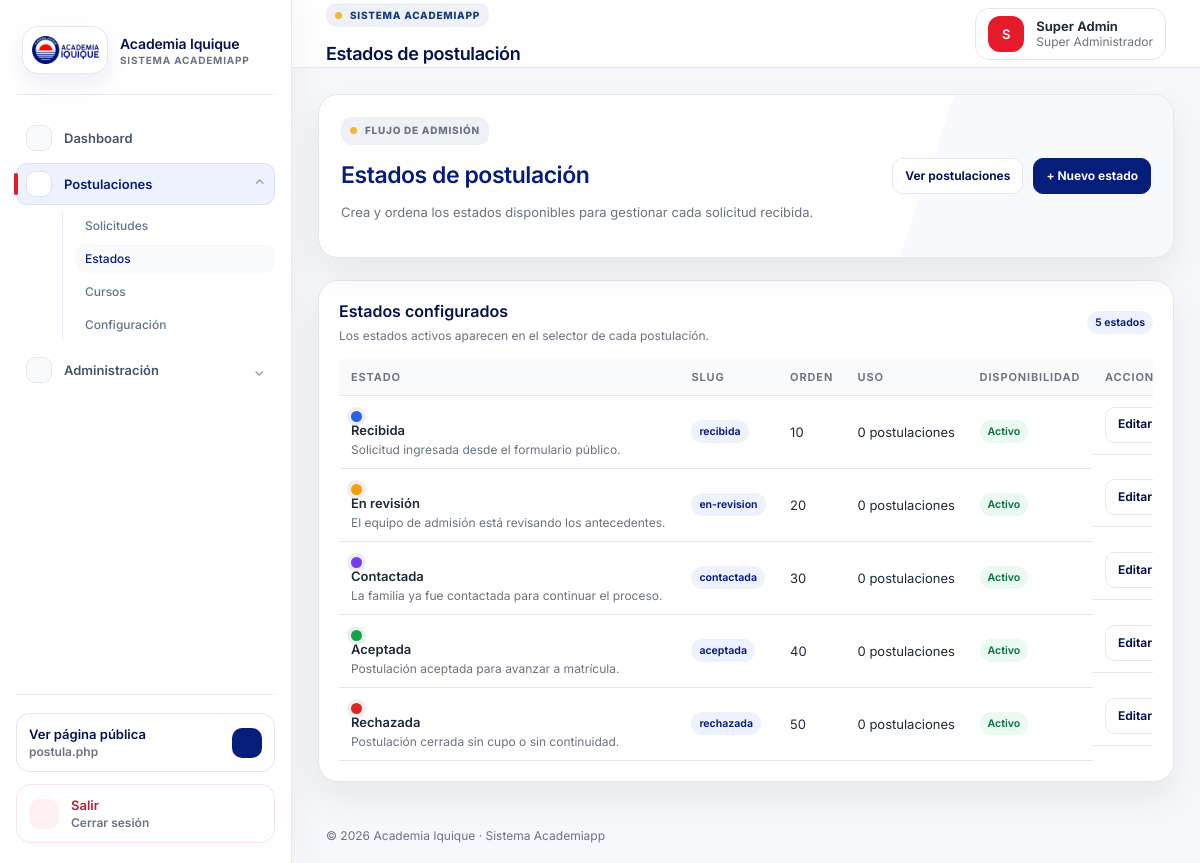
Page /admission-statuses (signed in) on the committed database.
### tables this page shows
CREATE TABLE users (
  id BIGINT UNSIGNED AUTO_INCREMENT PRIMARY KEY,
  name VARCHAR(150) NOT NULL,
  email VARCHAR(180) NOT NULL UNIQUE,
  password VARCHAR(255) NOT NULL,
  role_id BIGINT UNSIGNED NOT NULL,
  status ENUM('active','inactive') NOT NULL DEFAULT 'active',
  last_login_at TIMESTAMP NULL,
  created_at TIMESTAMP NULL DEFAULT CURRENT_TIMESTAMP,
  updated_at TIMESTAMP NULL DEFAULT CURRENT_TIMESTAMP ON UPDATE CURRENT_TIMESTAMP,
  CONSTRAINT fk_users_role FOREIGN KEY (role_id) REFERENCES roles(id)
);

CREATE TABLE roles (
  id BIGINT UNSIGNED AUTO_INCREMENT PRIMARY KEY,
  name VARCHAR(100) NOT NULL,
  slug VARCHAR(120) NOT NULL UNIQUE,
  description TEXT NULL,
  created_at TIMESTAMP NULL DEFAULT CURRENT_TIMESTAMP,
  updated_at TIMESTAMP NULL DEFAULT CURRENT_TIMESTAMP ON UPDATE CURRENT_TIMESTAMP
);

CREATE TABLE admission_statuses (
  id BIGINT UNSIGNED AUTO_INCREMENT PRIMARY KEY,
  name VARCHAR(100) NOT NULL,
  slug VARCHAR(120) NOT NULL UNIQUE,
  color VARCHAR(7) NOT NULL DEFAULT '#071D7A',
  description TEXT NULL,
  sort_order INT UNSIGNED NOT NULL DEFAULT 0,
  is_active TINYINT(1) NOT NULL DEFAULT 1,
  created_at TIMESTAMP NULL DEFAULT CURRENT_TIMESTAMP,
  updated_at TIMESTAMP NULL DEFAULT CURRENT_TIMESTAMP ON UPDATE CURRENT_TIMESTAMP
);

### core/Controller.php (called while the page is built, shortened)
<?php
abstract class Controller
{
    protected function view(string $view, array $data = [], ?string $layout = 'layouts/app'): void
    {
        extract($data, EXTR_SKIP);
        $layoutFile = App::root('app/Views/' . $layout . '.php');
        require $layoutFile;
    }
}

### app/Controllers/AdmissionStatusController.php (called while the page is built, shortened)
<?php
final class AdmissionStatusController extends Controller
{
    public function index(): void
    {
        Middleware::permission('configurar_postulaciones');
        $this->view('admission_statuses/index', [
            'title' => 'Estados de postulación',
            'statuses' => (new AdmissionStatus())->all(),
        ]);
    }
}

### core/App.php (called while the page is built, shortened)
<?php
final class App
{
    private static string $root;
    private static array $config = [];
    private static string $basePath = '';
    public static function boot(string $root): void
    {
        self::$root = rtrim($root, '/');
        self::$config['app'] = require self::$root . '/config/app.php';
        date_default_timezone_set(self::$config['app']['timezone']);
        self::$basePath = self::detectBasePath();
        $router = new Router();
        $router->dispatch($_SERVER['REQUEST_METHOD'], self::requestPath());
    }
    public static function url(string $path = ''): string
    {
        $path = '/' . ltrim($path, '/');
        return (self::$basePath ?: '') . ($path === '/' ? '/' : $path);
    }
    private static function requestPath(): string
    {
        $path = parse_url($_SERVER['REQUEST_URI'] ?? '/', PHP_URL_PATH) ?: '/';
        return '/' . ltrim($path, '/');
    }
    private static function detectBasePath(): string
    {
        $script = str_replace('\\', '/', $_SERVER['SCRIPT_NAME'] ?? '');
        $base = rtrim(str_replace('\\', '/', dirname($script)), '/');
        return $base === '/' || $base === '.' ? '' : $base;
    }
    public static function autoload(string $class): void
    {
        foreach (['/core/', '/app/Controllers/', '/app/Models/', '/app/Services/'] as $path) {
            $file = self::$root . $path . $class . '.php';
            if (is_file($file)) {
                return;
            }
        }
    }
    public static function root(string $path = ''): string
    {
        return self::$root . ($path ? '/' . ltrim($path, '/') : '');
    }
}

### index.php (called while the page is built, shortened)
<?php
require_once __DIR__ . '/core/App.php';
App::boot(__DIR__);

### core/Session.php (called while the page is built, shortened)
<?php
final class Session
{
    public static function get(string $key, mixed $default = null): mixed { return $_SESSION[$key] ?? $default; }
}

### core/Auth.php (called while the page is built, shortened)
<?php
final class Auth
{
    public static function check(): bool { return (bool) Session::get('user_id'); }
    public static function user(): ?array
    {
        static $user = null;
        if ($user === null || ($user['id'] ?? null) !== Session::get('user_id')) {
            $user = (new User())->findWithRole((int) Session::get('user_id'));
        }
        return $user ?: null;
    }
    public static function can(string $permission): bool
    {
        $user = self::user();
        if (($user['role_slug'] ?? '') === 'super-administrador') { return true; }
        return (new Permission())->roleHasPermission((int) $user['role_id'], $permission);
    }
}

### config/database.php (called while the page is built)
<?php
return [
    'driver' => 'mysql',
    'host' => getenv('DB_HOST') ?: '127.0.0.1',
    'port' => getenv('DB_PORT') ?: '3306',
    'database' => getenv('DB_DATABASE') ?: 'academia_iquique',
    'username' => getenv('DB_USERNAME') ?: 'root',
    'password' => getenv('DB_PASSWORD') ?: '',
    'charset' => 'utf8mb4',
    'collation' => 'utf8mb4_unicode_ci',
];

### core/Database.php (called while the page is built)
<?php
final class Database
{
    private static ?PDO $pdo = null;
    public static function connection(): PDO
    {
        if (self::$pdo === null) {
            $c = require App::root('config/database.php');
            $dsn = "{$c['driver']}:host={$c['host']};port={$c['port']};dbname={$c['database']};charset={$c['charset']}";
            self::$pdo = new PDO($dsn, $c['username'], $c['password'], [
                PDO::ATTR_ERRMODE => PDO::ERRMODE_EXCEPTION,
                PDO::ATTR_DEFAULT_FETCH_MODE => PDO::FETCH_ASSOC,
                PDO::ATTR_EMULATE_PREPARES => false,
            ]);
        }
        return self::$pdo;
    }
}

### core/Model.php (called while the page is built, shortened)
<?php
abstract class Model
{
    public function __construct() { $this->db = Database::connection(); }
}

### app/Models/User.php (called while the page is built, shortened)
<?php
final class User extends Model
{
    public function findWithRole(int $id): ?array
    {
        $stmt = $this->db->prepare('SELECT u.*, r.name role_name, r.slug role_slug FROM users u JOIN roles r ON r.id = u.role_id WHERE u.id = ?');
        $stmt->execute([$id]);
        return $stmt->fetch() ?: null;
    }
}

### core/Middleware.php (called while the page is built, shortened)
<?php
final class Middleware
{
    public static function permission(string $permission): void
    {
        if (!Auth::can($permission)) {
            http_response_code(403);
            exit('<h1>403</h1><p>No tienes permisos para acceder a esta sección.</p>');
        }
    }
}

### app/Models/AdmissionStatus.php (called while the page is built, shortened)
<?php
final class AdmissionStatus extends Model
{
    public function all(bool $onlyActive = false): array
    {
        $where = $onlyActive ? 'WHERE is_active = 1' : '';
        return $this->db->query(
            "SELECT s.*, COUNT(a.id) applications_count
             FROM admission_statuses s
             LEFT JOIN admission_applications a ON a.status_id = s.id
             {$where}
             GROUP BY s.id
             ORDER BY s.sort_order ASC, s.id ASC"
        )->fetchAll();
    }
}

### app/Views/admission_statuses/index.php (the view, shortened to what this page needs)
<section class="hero-card compact-hero">
    <div>
        <p class="eyebrow">Flujo de admisión</p>
        <h2>Estados de postulación</h2>
        <p>Crea y ordena los estados disponibles para gestionar cada solicitud recibida.</p>
    </div>
    <div class="hero-actions">
        <a class="btn secondary" href="<?= App::url('/admissions') ?>">Ver postulaciones</a>
        <a class="btn primary" href="<?= App::url('/admission-statuses/create') ?>">+ Nuevo estado</a>
    </div>
</section>
<section class="panel-card compact-panel">
    <div class="section-head compact-head">
        <div>
            <h3>Estados configurados</h3>
            <p>Los estados activos aparecen en el selector de cada postulación.</p>
        </div>
        <span class="badge role"><?= h((string) count($statuses)) ?> estados</span>
    </div>
    <div class="table-responsive">
        <table class="modern-table compact-table">
            <thead>
                <tr>
                    <th>Estado</th>
                    <th>Slug</th>
                    <th>Orden</th>
                    <th>Uso</th>
                    <th>Disponibilidad</th>
                    <th>Acciones</th>
                </tr>
            </thead>
            <tbody>
                <?php foreach ($statuses as $status): ?>
                    <tr>
                        <td>
                            <span class="status-dot" style="--status-color: <?= h($status['color'] ?? '#071D7A') ?>"></span>
                            <strong><?= h($status['name']) ?></strong>
                            <span><?= h($status['description'] ?: 'Sin descripción') ?></span>
                        </td>
                        <td><span class="badge role"><?= h($status['slug']) ?></span></td>
                        <td><?= h((string) $status['sort_order']) ?></td>
                        <td><?= h((string) $status['applications_count']) ?> postulaciones</td>
                        <td><span class="badge <?= !empty($status['is_active']) ? 'ok' : 'off' ?>"><?= !empty($status['is_active']) ? 'Activo' : 'Inactivo' ?></span></td>
                        <td class="actions">
                            <a href="<?= App::url('/admission-statuses/edit/' . h($status['id'])) ?>">Editar</a>
                        </td>
                    </tr>
                <?php endforeach; ?>
            </tbody>
        </table>
    </div>
</section>

### core/Router.php (shortened to what this page needs)
<?php
final class Router
{
    private array $routes = [];
    private function add(string $method, string $uri, array|callable $action): void { $this->routes[$method][] = [$uri, $action]; }
    public function dispatch(string $method, string $uri): void
    {
        $uri = '/' . trim($uri, '/');
        foreach ($this->routes[$method] ?? [] as [$route, $action]) {
            $pattern = preg_replace('#\{[a-zA-Z_][a-zA-Z0-9_]*\}#', '([0-9]+)', $route);
            if (preg_match('#^' . $pattern . '$#', $uri, $matches)) {
                array_shift($matches);
                [$controller, $methodName] = $action;
                (new $controller())->{$methodName}(...$matches);
                return;
            }
        }
    }
}

### app/Views/layouts/navbar.php (shortened to what this page needs)
<header class="topbar">
    <div>
        <p class="eyebrow">Sistema Academiapp</p>
        <h1><?= h($title ?? 'Dashboard') ?></h1>
    </div>
    <div class="user-chip">
        <div class="avatar"><?= h(strtoupper(substr($user['name'] ?? 'AI', 0, 1))) ?></div>
        <div><strong><?= h($user['name'] ?? '') ?></strong><span><?= h($user['role_name'] ?? '') ?></span></div>
    </div>
</header>

### rows in the picture
users: name "S", name "Super Admin", role.name "Super Administrador"
admission_statuses: name "Recibida", description "Solicitud ingresada desde el formulario público.", slug "recibida", sort_order "10", applications_count "0", is_active "Activo"
admission_statuses: name "En revisión", description "El equipo de admisión está revisando los antecedentes.", slug "en-revision", sort_order "20", applications_count "0", is_active "Activo"
admission_statuses: name "Contactada", description "La familia ya fue contactada para continuar el proceso.", slug "contactada", sort_order "30", applications_count "0", is_active "Activo"
admission_statuses: name "Aceptada", description "Postulación aceptada para avanzar a matrícula.", slug "aceptada", sort_order "40", applications_count "0", is_active "Activo"
admission_statuses: name "Rechazada", description "Postulación cerrada sin cupo o sin continuidad.", slug "rechazada", sort_order "50", applications_count "0", is_active "Activo"
